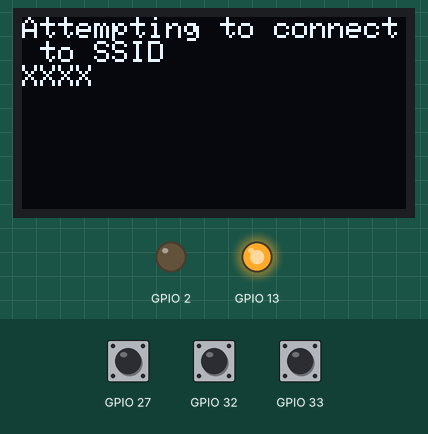
This sketch was run on a simulated ESP32. Shown: 128×64 one-colour display, output pins drawn as LEDs (lit = HIGH). The test bench sets the inputs (shaded band); at power-on: GPIO 32 HIGH, GPIO 27 HIGH, GPIO 33 HIGH. WiFi joins after 1.5 s; servers stay silent unless stated; uploads are accepted with an empty reply; random numbers use the default seed unless the sketch sets one. At 10.1 s the program puts the board to deep sleep or switches it off; the recording ends there.

Above: at 2.8 s.
At 6.1 s:
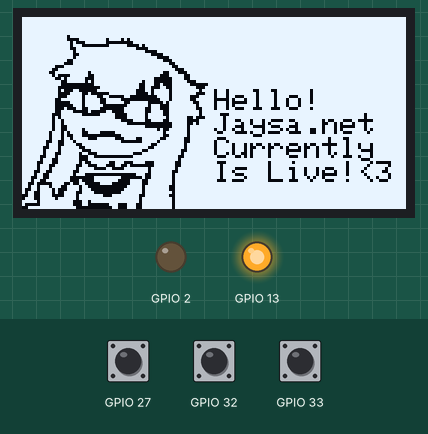
6.2 s: GPIO 32 pulled LOW for 0.15 s
At 6.4 s:
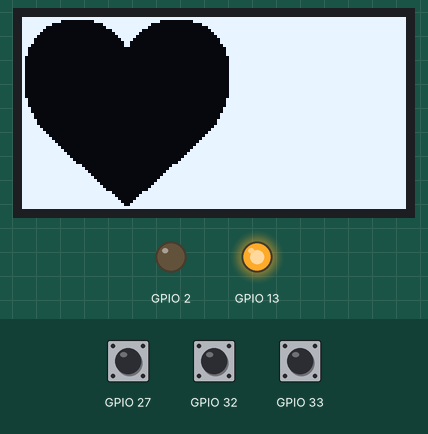
7.6 s: GPIO 27 pulled LOW for 0.15 s
At 9.7 s:
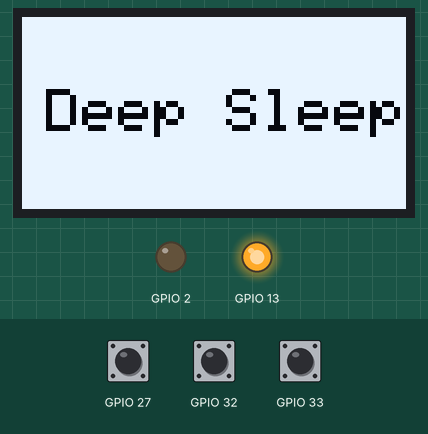
Timing chart, 0 to 10.1 s (numbered marks = the images above; inputs shaded):
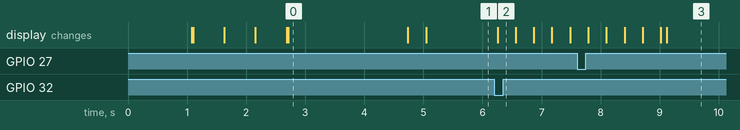

Measured:
- after the input at 6.2 s, the display: changes after 0.05 s (image 2)
- what the display in image 0 shows lasts 2.0 s, from 2.7 s to 4.7 s

The sketch:

main.ino
```cpp
#include "ServerStatusGraphics.hpp"
#include "WebsiteExtraction.hpp"
#include <math.h>

/*
  Down detector is a program written by TETRA888 for his current gf
  - It checks if her server is online
  - Has a deep sleep mode
  - Prints out hearts
*/

/*
  Available functions programmed in ServerStatusGraphics.cpp
  printOnlineStatus()
  printOfflineStatus()
  drawWebsiteLogo()
  drawScrollingHeart()
  printCredits()
  setupDisplay()

  Avilable functions programmed in WebsiteExtraction.cpp
  EstablishWifiConnect()
  SendRequestToServer()
*/

/*
  Global variables
*/
static volatile bool IsWebsiteOnline = false;
static volatile bool touchDetected = false;
static volatile bool touchDetected2 = false;
static volatile bool touchDetected3 = false;

/*
  Function declarations
*/
void DeepSleepSequence();
void proceduralHearts(int offset);
void touched();
void touched2();
void touched3();

/*
  Setup function where we enable the interrupts, pins, display, and wifi connection

  @param None
  @return None
*/
void setup(){
  touchSleepWakeUpEnable(4, 30); // Enable wake up by touch  on pin 4 to exit deep sleep mode
  touchAttachInterrupt(33, touched, 20); // Interrupt on pin 33
  touchAttachInterrupt(27, touched2, 20); // Interrupt on pin 27
  touchAttachInterrupt(32, touched3, 20); // Interrupt on pin 32
  pinMode(2, OUTPUT);
  digitalWrite(2, LOW);

  setupDisplay();
  EstablishWifiConnect();
  IsWebsiteOnline = SendRequestToServer();
  display.clearDisplay();
}

void loop(){
  /*
    Parametric heart sequence
  */
  if (touchDetected){
    touchDetected = false;
    display.clearDisplay();
    proceduralHearts(32, 1);
    proceduralHearts(64, -1);
    proceduralHearts(96, 1);
    delay(2000);
    digitalWrite(2, LOW);
    display.clearDisplay();
    touchDetected = false;
  }

  /*
    None Optimized Heart
  */
  if(touchDetected3){
    drawScrollingHeart();
    display.clearDisplay();
    touchDetected3 = false;
  }

  /*
    Sleep Sequence
  */
  if(touchDetected2){
    display.clearDisplay();
    display.clearDisplay();
    display.setTextSize(2);
    display.setTextColor(SSD1306_WHITE);
    display.setCursor(8,24);
    display.println(F("Deep Sleep"));
    display.display();
    delay(1000);
    touchDetected2 = false;
    esp_deep_sleep_start();
  }

  /*
    Default standby wallpaper
  */
  drawWebsiteLogo();
  if(IsWebsiteOnline){
    printOnlineStatus();
  }
  else{
    printOfflineStatus();
  }
}

/*
  Interrupt function 1
  @param None
  @return None
*/
void touched(){
  touchDetected = true;
}

/*
  Interrupt function 2
  @param None
  @return None
*/
void touched2(){
  touchDetected2 = true;
}

/*
  Interrupt function 3
  @param None
  @return None
*/
void touched3(){
  touchDetected3 = true;
}

/*
  From https://mathworld.wolfram.com/HeartCurve.html
  I found the following parametric equations that give a really cute looking heart
  X = 16(sin(t))^3
  Y = 13cos(t) - 5cos(2t) - 2cos(3t) - cos(4t)

  In order to generate a cool procedural patterns, we could adjust the t parameter randomly based
  on the temperature obtained from the ESP32 double double format for true randomness

  It turns out that I cannot include a randomness factor because that somehow messes up the interrupts
  on the ESP32

  @param offset is the X offset for the heart location, flip: set to 1 for a flipped heart or -1 for a non flipped heart
  @return None
*/
void proceduralHearts(int offset, int flip){
  for(int i = 0; i < 64; i++){
    digitalWrite(2, HIGH);
    int XCoordinate = (int)(16*(pow(sin(i),3))) % 64;
    int YCoordinate = flip*(int)(13*cos(i) - 5*cos(2*i) - 2*cos(3*i) - cos(4*i)) % 64;
    display.drawPixel(XCoordinate + offset, YCoordinate + 32, SSD1306_WHITE);
    digitalWrite(2, LOW);
    display.display();
  }
}
```

ServerStatusGraphics.hpp
```cpp
#ifndef SERVER_STATUS_GRAPHICS_HPP
#define SERVER_STATUS_GRAPHICS_HPP

#include <Arduino.h>
#include <stdlib.h>
#include <Wire.h>
#include <Adafruit_GFX.h>
#include <Adafruit_SSD1306.h>

#define SCREEN_WIDTH 128
#define SCREEN_HEIGHT 64
#define OLED_RESET -1

extern Adafruit_SSD1306 display;

void printOnlineStatus();
void printOfflineStatus();
void drawWebsiteLogo();
void drawScrollingHeart();
void printCredits();
void setupDisplay();
void printLoveSequenceRandom();

#endif
```

WebsiteExtraction.cpp
```cpp
#include "WebsiteExtraction.hpp"
#include "ServerStatusGraphics.hpp"

/*
  Wifi SSID
*/
const char* ssid = "XXXX";

/*
  Wifi Password
*/
const char* password = "XXXX";

/*
  Server URL
*/
const char*  server = "jaysa.net";  // Server URL

/*
  client object
*/
WiFiClientSecure client;

/*
  Root server certificate for a secure connection, replace it with the root certificate of your server
*/
const char* Jaysa_Root_CA = \
"-----BEGIN CERTIFICATE-----\n" \
"MIIFazCCA1OgAwIBAgIRAIIQz7DSQONZRGPgu2OCiwAwDQYJKoZIhvcNAQELBQAw\n" \
"TzELMAkGA1UEBhMCVVMxKTAnBgNVBAoTIEludGVybmV0IFNlY3VyaXR5IFJlc2Vh\n" \
"cmNoIEdyb3VwMRUwEwYDVQQDEwxJU1JHIFJvb3QgWDEwHhcNMTUwNjA0MTEwNDM4\n" \
"WhcNMzUwNjA0MTEwNDM4WjBPMQswCQYDVQQGEwJVUzEpMCcGA1UEChMgSW50ZXJu\n" \
"ZXQgU2VjdXJpdHkgUmVzZWFyY2ggR3JvdXAxFTATBgNVBAMTDElTUkcgUm9vdCBY\n" \
"MTCCAiIwDQYJKoZIhvcNAQEBBQADggIPADCCAgoCggIBAK3oJHP0FDfzm54rVygc\n" \
"h77ct984kIxuPOZXoHj3dcKi/vVqbvYATyjb3miGbESTtrFj/RQSa78f0uoxmyF+\n" \
"0TM8ukj13Xnfs7j/EvEhmkvBioZxaUpmZmyPfjxwv60pIgbz5MDmgK7iS4+3mX6U\n" \
"A5/TR5d8mUgjU+g4rk8Kb4Mu0UlXjIB0ttov0DiNewNwIRt18jA8+o+u3dpjq+sW\n" \
"T8KOEUt+zwvo/7V3LvSye0rgTBIlDHCNAymg4VMk7BPZ7hm/ELNKjD+Jo2FR3qyH\n" \
"B5T0Y3HsLuJvW5iB4YlcNHlsdu87kGJ55tukmi8mxdAQ4Q7e2RCOFvu396j3x+UC\n" \
"B5iPNgiV5+I3lg02dZ77DnKxHZu8A/lJBdiB3QW0KtZB6awBdpUKD9jf1b0SHzUv\n" \
"KBds0pjBqAlkd25HN7rOrFleaJ1/ctaJxQZBKT5ZPt0m9STJEadao0xAH0ahmbWn\n" \
"OlFuhjuefXKnEgV4We0+UXgVCwOPjdAvBbI+e0ocS3MFEvzG6uBQE3xDk3SzynTn\n" \
"jh8BCNAw1FtxNrQHusEwMFxIt4I7mKZ9YIqioymCzLq9gwQbooMDQaHWBfEbwrbw\n" \
"qHyGO0aoSCqI3Haadr8faqU9GY/rOPNk3sgrDQoo//fb4hVC1CLQJ13hef4Y53CI\n" \
"rU7m2Ys6xt0nUW7/vGT1M0NPAgMBAAGjQjBAMA4GA1UdDwEB/wQEAwIBBjAPBgNV\n" \
"HRMBAf8EBTADAQH/MB0GA1UdDgQWBBR5tFnme7bl5AFzgAiIyBpY9umbbjANBgkq\n" \
"hkiG9w0BAQsFAAOCAgEAVR9YqbyyqFDQDLHYGmkgJykIrGF1XIpu+ILlaS/V9lZL\n" \
"ubhzEFnTIZd+50xx+7LSYK05qAvqFyFWhfFQDlnrzuBZ6brJFe+GnY+EgPbk6ZGQ\n" \
"3BebYhtF8GaV0nxvwuo77x/Py9auJ/GpsMiu/X1+mvoiBOv/2X/qkSsisRcOj/KK\n" \
"NFtY2PwByVS5uCbMiogziUwthDyC3+6WVwW6LLv3xLfHTjuCvjHIInNzktHCgKQ5\n" \
"ORAzI4JMPJ+GslWYHb4phowim57iaztXOoJwTdwJx4nLCgdNbOhdjsnvzqvHu7Ur\n" \
"TkXWStAmzOVyyghqpZXjFaH3pO3JLF+l+/+sKAIuvtd7u+Nxe5AW0wdeRlN8NwdC\n" \
"jNPElpzVmbUq4JUagEiuTDkHzsxHpFKVK7q4+63SM1N95R1NbdWhscdCb+ZAJzVc\n" \
"oyi3B43njTOQ5yOf+1CceWxG1bQVs5ZufpsMljq4Ui0/1lvh+wjChP4kqKOJ2qxq\n" \
"4RgqsahDYVvTH9w7jXbyLeiNdd8XM2w9U/t7y0Ff/9yi0GE44Za4rF2LN9d11TPA\n" \
"mRGunUHBcnWEvgJBQl9nJEiU0Zsnvgc/ubhPgXRR4Xq37Z0j4r7g1SgEEzwxA57d\n" \
"emyPxgcYxn/eR44/KJ4EBs+lVDR3veyJm+kXQ99b21/+jh5Xos1AnX5iItreGCc=\n" \
"-----END CERTIFICATE-----\n";

/*
  This function establishes a wifi connection with the provided SSID and password.
  @param None
  @return None
*/
void EstablishWifiConnect(){
  display.invertDisplay(false);
  display.clearDisplay();
  // Display messages
  display.setTextSize(1);
  display.setTextColor(SSD1306_WHITE);
  display.setCursor(0,0);
  display.println(F("Attempting to connect to SSID"));
  display.display();
  display.println(F(ssid));
  display.display();

  // Begin wifi connection
  WiFi.begin(ssid, password);
  while (WiFi.status() != WL_CONNECTED) {
    // wait 100ms to retry
    delay(1000);
  }

  display.println(F("Connected! to SSID"));
  display.println(F(ssid));

  display.display(); // Display all content
}

/*
  This function establishes a secure connection and then sends a request to the server and extracts the content from the <span> tags.
  @param None
  @return bool - true if successful, false otherwise
*/
bool SendRequestToServer(){
  display.clearDisplay();
  // Display messages
  display.setTextSize(1);
  display.setTextColor(SSD1306_WHITE);
  display.setCursor(0,0);
  client.setCACert(Jaysa_Root_CA);
  display.println(F("Attempting Secure Connection"));

  if (!client.connect(server, 443))
    display.println(F("Connection failed!"));
  else {
    display.println(F("Connected to server!"));

  // Make a HTTP request:
  client.println("GET https://blog.jaysa.net/ HTTP/1.1");
  client.println("Host: blog.jaysa.net");
  client.println("Connection: close");
  client.println();

    while (client.connected()) {
      String line = client.readStringUntil('\n');
      if (line == "\r") {
        display.println(F("headers received"));
        break;
      }
    }

      String htmlContent = "";
      while (client.available()) {
      htmlContent += (char)client.read();
      }

      // Parse and extract text from span tags
      //Serial.println("\n--- Content in <span> tags ---");
      int startPos = 0;

      while (true) {
        // Find opening span tag
        int spanStart = htmlContent.indexOf("<span", startPos);
        if (spanStart == -1) break;

        // Find end of opening tag
        int contentStart = htmlContent.indexOf(">", spanStart);
        if (contentStart == -1) break;
        contentStart++; // Move past the '>'

        // Find closing span tag
        int contentEnd = htmlContent.indexOf("</span>", contentStart);
        if (contentEnd == -1) break;

        // Extract and print the content
        String spanContent = htmlContent.substring(contentStart, contentEnd);
        display.clearDisplay();
        spanContent.trim();
        display.setTextSize(1);
        display.setTextColor(SSD1306_WHITE);
        display.setCursor(0,0);
        display.println(spanContent);
        display.display(); // Display the content on the screen
        delay (500);

        // Move to next position
        startPos = contentEnd + 7; // 7 is length of "</span>"
      }
      client.stop();
      return true;
  }
}
```

WebsiteExtraction.hpp
```cpp
#ifndef WEBSITE_EXTRACTION_HPP
#define WEBSITE_EXTRACTION_HPP

#include <Arduino.h>
#include <WiFi.h>
#include <WiFiClientSecure.h>
#include <string.h>
#include "ServerStatusGraphics.hpp"

extern Adafruit_SSD1306 display;

void EstablishWifiConnect();
bool SendRequestToServer();

#endif
```

Source omitted: ServerStatusGraphics.cpp (15809 bytes)
